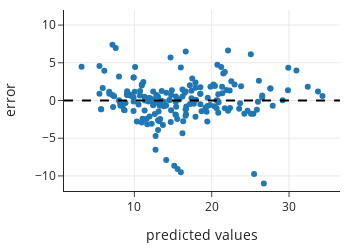

Notebook cell for this chart:
### Markdown cell above
We can examine the errors in predicting $y_i$ using this line. Below, we plot these errors against the predicted values for each observation. The errors are on the $y$-axis; these are the differences: $y_i - \hat{y}_i$, where $\hat{y}_i = -3.4 + 2.1 x_i$ is the prediction. The predicted values, the $\hat{y}_i$, are on the $x$-axis. That is, the points are $(\hat{y}_i, y_i - \hat{y}_i)$ are plotted below.

### Code cell
predicted = result.fittedvalues
errors = result.resid

fig = px.scatter(y = errors, x=predicted,
                 labels={
                     "y": "error",
                     "x": "predicted values"},
                 width=350, height=250)

fig.update_yaxes(range=[-12, 12])

fig.add_hline(0, line_color='black', line_width=2, line_dash='dash', opacity=1)

### Figure 1 — Plotly figure (JSON) as saved in the notebook; plotly's stock layout.template omitted (floating-point values rounded to 4 significant figures; data arrays with more than 128 entries replaced by an {"elided": "..."} marker saying what was removed)
{"data": [{"hovertemplate": "predicted values=%{x}<br>error=%{y}<extra></extra>", "legendgroup": "", "marker": {"color": "#1F77B4", "symbol": "circle"}, "mode": "markers", "name": "", "orientation": "v", "showlegend": false, "type": "scatter", "x": {"elided": "184 float values"}, "xaxis": "x", "y": {"elided": "184 float values"}, "yaxis": "y"}], "layout": {"height": 250, "legend": {"tracegroupgap": 0}, "shapes": [{"line": {"color": "black", "dash": "dash", "width": 2}, "opacity": 1, "type": "line", "x0": 0, "x1": 1, "xref": "x domain", "y0": 0, "y1": 0, "yref": "y"}], "width": 350, "xaxis": {"anchor": "y", "autorange": true, "domain": [0, 1], "range": [0.8988, 36.59], "title": {"text": "predicted values"}, "type": "linear"}, "yaxis": {"anchor": "x", "domain": [0, 1], "range": [-12, 12], "title": {"text": "error"}, "type": "linear"}}}
